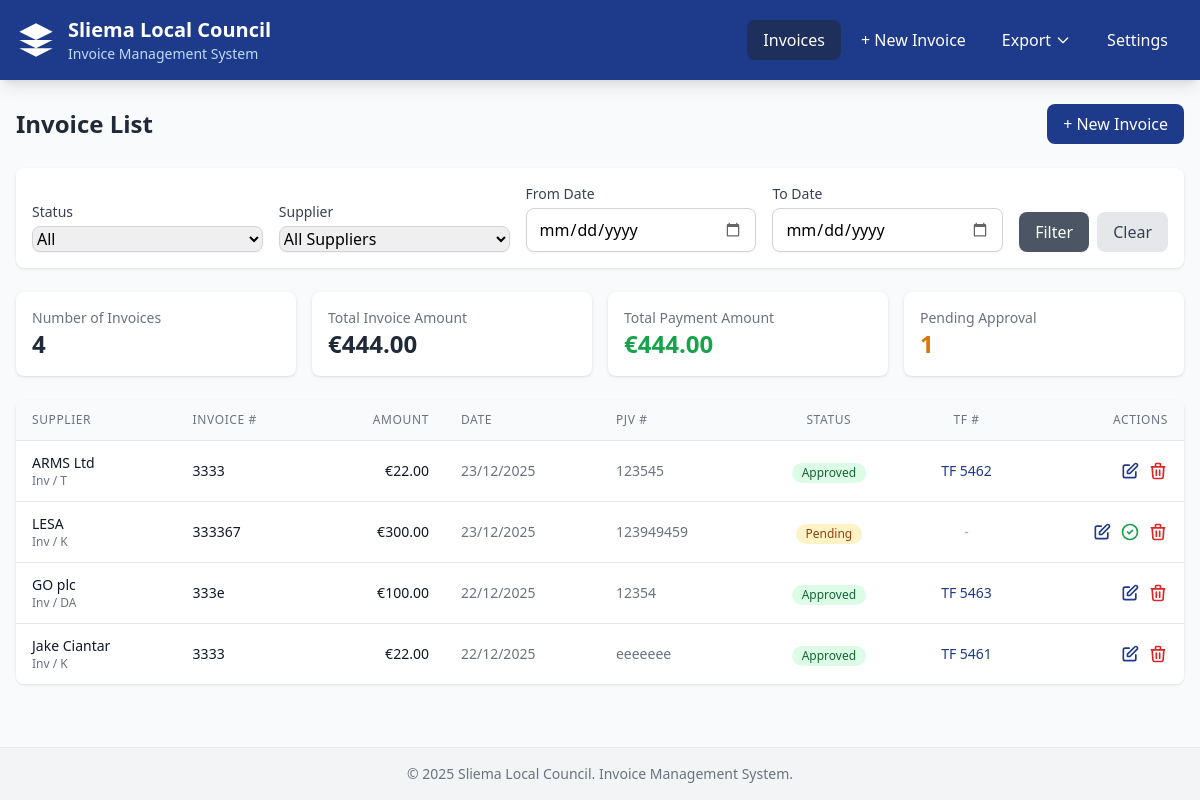
The app's page /invoices?sort_by=supplier_id&sort_order=asc&status=all with its own data.
### models.py (models this page shows, shortened)
class Invoice(Base):
    __tablename__ = "invoices"
    id = Column(Integer, primary_key=True, index=True, autoincrement=True)
    supplier_id = Column(Integer, ForeignKey("suppliers.id"), nullable=False)
    invoice_amount = Column(Numeric(10, 2), nullable=False)
    payment_amount = Column(Numeric(10, 2), nullable=False)
    method_request = Column(
        String(10),
        nullable=False,
        info={'check': "method_request IN ('P', 'Inv', 'Rec', 'RFP', 'PP', 'DP', 'EC')"}
    )
    method_procurement = Column(
        String(10),
        nullable=False,
        info={'check': "method_procurement IN ('DA', 'D', 'T', 'K', 'R')"}
    )
    description = Column(Text, nullable=False)
    invoice_date = Column(Date, nullable=False)
    invoice_number = Column(String(100), nullable=False)
    po_number = Column(String(100), nullable=True)  # Purchase Order (optional)
    pjv_number = Column(String(100), nullable=False, unique=True)  # Purchase Journal Voucher (required)
    tf_number = Column(String(100), nullable=True)  # Transfer of Funds (only after approval)
    is_approved = Column(Boolean, default=False)
    approved_date = Column(Date, nullable=True)
    proposer_councillor = Column(String(255), nullable=True)
    seconder_councillor = Column(String(255), nullable=True)
    created_at = Column(DateTime, server_default=func.now())
    updated_at = Column(DateTime, server_default=func.now(), onupdate=func.now())
    is_deleted = Column(Boolean, default=False)
    supplier = relationship("Supplier", back_populates="invoices")
    __table_args__ = (
        CheckConstraint(
            "method_request IN ('P', 'Inv', 'Rec', 'RFP', 'PP', 'DP', 'EC')",
            name='check_method_request'
        ),
        CheckConstraint(
            "method_procurement IN ('DA', 'D', 'T', 'K', 'R')",
            name='check_method_procurement'
        ),
    )

class Supplier(Base):
    __tablename__ = "suppliers"
    id = Column(Integer, primary_key=True, index=True, autoincrement=True)
    name = Column(String(255), nullable=False, unique=True)
    created_at = Column(DateTime, server_default=func.now())
    invoices = relationship("Invoice", back_populates="supplier")

### routes/invoices.py (the view)
@router.get("", response_class=HTMLResponse)
async def list_invoices(
    request: Request,
    db: Session = Depends(get_db),
    status: Optional[str] = Query(None, description="Filter by status: pending, approved, all"),
    supplier_id: Optional[int] = Query(None, description="Filter by supplier"),
    date_from: Optional[str] = Query(None, description="Filter from date (YYYY-MM-DD)"),
    date_to: Optional[str] = Query(None, description="Filter to date (YYYY-MM-DD)"),
    sort_by: Optional[str] = Query("created_at", description="Sort field"),
    sort_order: Optional[str] = Query("desc", description="Sort order: asc or desc")
):
    query = db.query(Invoice).filter(Invoice.is_deleted == False)
    if status == "pending":
        query = query.filter(Invoice.is_approved == False)
    elif status == "approved":
        query = query.filter(Invoice.is_approved == True)
    if supplier_id:
        query = query.filter(Invoice.supplier_id == supplier_id)
    if date_from:
        try:
            from_date = datetime.strptime(date_from, "%Y-%m-%d").date()
            query = query.filter(Invoice.invoice_date >= from_date)
        except ValueError:
            pass
    if date_to:
        try:
            to_date = datetime.strptime(date_to, "%Y-%m-%d").date()
            query = query.filter(Invoice.invoice_date <= to_date)
        except ValueError:
            pass
    sort_column = getattr(Invoice, sort_by, Invoice.created_at)
    if sort_order == "asc":
        query = query.order_by(asc(sort_column))
    else:
        query = query.order_by(desc(sort_column))
    invoices = query.all()
    suppliers = db.query(Supplier).order_by(Supplier.name).all()
    total_invoice_amount = sum(float(inv.invoice_amount) for inv in invoices)
    total_payment_amount = sum(float(inv.payment_amount) for inv in invoices)
    return templates.TemplateResponse(
        "invoice_list.html",
        {
            "request": request,
            "invoices": invoices,
            "suppliers": suppliers,
            "filters": {
                "status": status or "all",
                "supplier_id": supplier_id,
                "date_from": date_from,
                "date_to": date_to,
                "sort_by": sort_by,
                "sort_order": sort_order
            },
            "totals": {
                "invoice_amount": total_invoice_amount,
                "payment_amount": total_payment_amount,
                "count": len(invoices)
            }
        }
    )

### templates/invoice_list.html (shortened to what this page needs)
{% extends "base.html" %}
{% block content %}
<div class="space-y-6">
    <div class="flex justify-between items-center">
        <h2 class="text-2xl font-bold text-gray-800">Invoice List</h2>
        <a href="/invoices/create" class="bg-malta-blue text-white px-4 py-2 rounded-lg hover:bg-malta-blue-dark transition">
            + New Invoice
        </a>
    </div>
    <div class="bg-white rounded-lg shadow p-4">
        <form method="GET" action="/invoices" class="flex flex-wrap gap-4 items-end">
            <div class="flex-1 min-w-[150px]">
                <label class="block text-sm font-medium text-gray-700 mb-1">Status</label>
                <select name="status" class="w-full rounded-lg border-gray-300 shadow-sm focus:border-malta-blue focus:ring-malta-blue">
                    <option value="all" {% if filters.status == 'all' %}selected{% endif %}>All</option>
                </select>
            </div>
            <div class="flex-1 min-w-[150px]">
                <label class="block text-sm font-medium text-gray-700 mb-1">Supplier</label>
                <select name="supplier_id" class="w-full rounded-lg border-gray-300 shadow-sm focus:border-malta-blue focus:ring-malta-blue">
                    <option value="">All Suppliers</option>
                </select>
            </div>
            <div class="flex-1 min-w-[150px]">
                <label class="block text-sm font-medium text-gray-700 mb-1">From Date</label>
                <input type="date" name="date_from" value="{{ filters.date_from or '' }}" class="w-full rounded-lg border-gray-300 shadow-sm focus:border-malta-blue focus:ring-malta-blue">
            </div>
            <div class="flex-1 min-w-[150px]">
                <label class="block text-sm font-medium text-gray-700 mb-1">To Date</label>
                <input type="date" name="date_to" value="{{ filters.date_to or '' }}" class="w-full rounded-lg border-gray-300 shadow-sm focus:border-malta-blue focus:ring-malta-blue">
            </div>
            <div class="flex gap-2">
                <button type="submit" class="bg-gray-600 text-white px-4 py-2 rounded-lg hover:bg-gray-700 transition">
                    Filter
                </button>
                <a href="/invoices" class="bg-gray-200 text-gray-700 px-4 py-2 rounded-lg hover:bg-gray-300 transition">
                    Clear
                </a>
            </div>
        </form>
    </div>
    <div class="grid grid-cols-1 md:grid-cols-4 gap-4">
        <div class="bg-white rounded-lg shadow p-4">
            <p class="text-sm text-gray-500">Number of Invoices</p>
            <p class="text-2xl font-bold text-gray-800">{{ totals.count }}</p>
        </div>
        <div class="bg-white rounded-lg shadow p-4">
            <p class="text-sm text-gray-500">Total Invoice Amount</p>
            <p class="text-2xl font-bold text-gray-800">&euro;{{ "%.2f"|format(totals.invoice_amount) }}</p>
        </div>
        <div class="bg-white rounded-lg shadow p-4">
            <p class="text-sm text-gray-500">Total Payment Amount</p>
            <p class="text-2xl font-bold text-green-600">&euro;{{ "%.2f"|format(totals.payment_amount) }}</p>
        </div>
        <div class="bg-white rounded-lg shadow p-4">
            <p class="text-sm text-gray-500">Pending Approval</p>
            <p class="text-2xl font-bold text-amber-600">{{ invoices|selectattr('is_approved', 'false')|list|length }}</p>
        </div>
    </div>
    <div class="bg-white rounded-lg shadow overflow-hidden">
        <div class="overflow-x-auto">
            <table class="min-w-full divide-y divide-gray-200">
                <thead class="bg-gray-50">
                    <tr>
                        <th scope="col" class="px-4 py-3 text-left text-xs font-medium text-gray-500 uppercase tracking-wider">
                            <a href="?sort_by=supplier_id&sort_order={% if filters.sort_by == 'supplier_id' and filters.sort_order == 'asc' %}desc{% else %}asc{% endif %}&status={{ filters.status }}" class="hover:text-gray-700">
                                Supplier
                            </a>
                        </th>
                        <th scope="col" class="px-4 py-3 text-left text-xs font-medium text-gray-500 uppercase tracking-wider">
                            <a href="?sort_by=invoice_number&sort_order={% if filters.sort_by == 'invoice_number' and filters.sort_order == 'asc' %}desc{% else %}asc{% endif %}&status={{ filters.status }}" class="hover:text-gray-700">
                                Invoice #
                            </a>
                        </th>
                        <th scope="col" class="px-4 py-3 text-right text-xs font-medium text-gray-500 uppercase tracking-wider">
                            <a href="?sort_by=invoice_amount&sort_order={% if filters.sort_by == 'invoice_amount' and filters.sort_order == 'asc' %}desc{% else %}asc{% endif %}&status={{ filters.status }}" class="hover:text-gray-700">
                                Amount
                            </a>
                        </th>
                        <th scope="col" class="px-4 py-3 text-left text-xs font-medium text-gray-500 uppercase tracking-wider">
                            <a href="?sort_by=invoice_date&sort_order={% if filters.sort_by == 'invoice_date' and filters.sort_order == 'asc' %}desc{% else %}asc{% endif %}&status={{ filters.status }}" class="hover:text-gray-700">
                                Date
                            </a>
                        </th>
                        <th scope="col" class="px-4 py-3 text-left text-xs font-medium text-gray-500 uppercase tracking-wider">
                            PJV #
                        </th>
                        <th scope="col" class="px-4 py-3 text-center text-xs font-medium text-gray-500 uppercase tracking-wider">
                            Status
                        </th>
                        <th scope="col" class="px-4 py-3 text-center text-xs font-medium text-gray-500 uppercase tracking-wider">
                            TF #
                        </th>
                        <th scope="col" class="px-4 py-3 text-right text-xs font-medium text-gray-500 uppercase tracking-wider">
                            Actions
                        </th>
                    </tr>
                </thead>
                <tbody class="bg-white divide-y divide-gray-200">
                    {% for invoice in invoices %}
                    <tr class="hover:bg-gray-50">
                        <td class="px-4 py-3 whitespace-nowrap">
                            <div class="text-sm font-medium text-gray-900">{{ invoice.supplier.name }}</div>
                            <div class="text-xs text-gray-500">{{ invoice.method_request }} / {{ invoice.method_procurement }}</div>
                        </td>
                        <td class="px-4 py-3 whitespace-nowrap text-sm text-gray-900">
                            {{ invoice.invoice_number }}
                        </td>
                        <td class="px-4 py-3 whitespace-nowrap text-sm text-right text-gray-900">
                            &euro;{{ "%.2f"|format(invoice.payment_amount) }}
                        </td>
                        <td class="px-4 py-3 whitespace-nowrap text-sm text-gray-500">
                            {{ invoice.invoice_date.strftime('%d/%m/%Y') }}
                        </td>
                        <td class="px-4 py-3 whitespace-nowrap text-sm text-gray-500">
                            {{ invoice.pjv_number }}
                        </td>
                        <td class="px-4 py-3 whitespace-nowrap text-center">
                            {% if invoice.is_approved %}
                            <span class="inline-flex items-center px-2.5 py-0.5 rounded-full text-xs font-medium bg-green-100 text-green-800">
                                Approved
                            </span>
                            {% else %}
                            <span class="inline-flex items-center px-2.5 py-0.5 rounded-full text-xs font-medium bg-amber-100 text-amber-800">
                                Pending
                            </span>
                            {% endif %}
                        </td>
                        <td class="px-4 py-3 whitespace-nowrap text-sm text-center font-medium">
                            {% if invoice.tf_number %}
                            <span class="text-malta-blue">{{ invoice.tf_number }}</span>
                            {% else %}
                            <span class="text-gray-400">-</span>
                            {% endif %}
                        </td>
                        <td class="px-4 py-3 whitespace-nowrap text-right text-sm">
                            <div class="flex justify-end gap-2">
                                <a href="/invoices/{{ invoice.id }}/edit" class="text-malta-blue hover:text-malta-blue-dark" title="Edit">
                                    <svg class="w-5 h-5" fill="none" stroke="currentColor" viewBox="0 0 24 24">
                                        <path stroke-linecap="round" stroke-linejoin="round" stroke-width="2" d="M11 5H6a2 2 0 00-2 2v11a2 2 0 002 2h11a2 2 0 002-2v-5m-1.414-9.414a2 2 0 112.828 2.828L11.828 15H9v-2.828l8.586-8.586z"></path>
                                    </svg>
                                </a>
                                {% if not invoice.is_approved %}
                                <button onclick="showApproveModal({{ invoice.id }}, '{{ invoice.supplier.name }}', '{{ invoice.invoice_number }}')" class="text-green-600 hover:text-green-800" title="Approve">
                                    <svg class="w-5 h-5" fill="none" stroke="currentColor" viewBox="0 0 24 24">
                                        <path stroke-linecap="round" stroke-linejoin="round" stroke-width="2" d="M9 12l2 2 4-4m6 2a9 9 0 11-18 0 9 9 0 0118 0z"></path>
                                    </svg>
                                </button>
                                {% endif %}
                                <button onclick="showDeleteModal({{ invoice.id }}, '{{ invoice.supplier.name }}', '{{ invoice.invoice_number }}')" class="text-red-600 hover:text-red-800" title="Delete">
                                    <svg class="w-5 h-5" fill="none" stroke="currentColor" viewBox="0 0 24 24">
                                        <path stroke-linecap="round" stroke-linejoin="round" stroke-width="2" d="M19 7l-.867 12.142A2 2 0 0116.138 21H7.862a2 2 0 01-1.995-1.858L5 7m5 4v6m4-6v6m1-10V4a1 1 0 00-1-1h-4a1 1 0 00-1 1v3M4 7h16"></path>
                                    </svg>
                                </button>
                            </div>
                        </td>
                    </tr>
                    {% else %}
                    <tr>
                        <td colspan="8" class="px-4 py-8 text-center text-gray-500">
                            No invoices found. <a href="/invoices/create" class="text-malta-blue hover:underline">Create a new one</a>.
                        </td>
                    </tr>
                    {% endfor %}
                </tbody>
            </table>
        </div>
    </div>
</div>
{% endblock %}

### static/css/styles.css (style rules this page uses)
input[type="text"], input[type="number"], input[type="date"], input[type="email"], select, textarea { padding: 0.5rem 0.75rem; border: 1px solid #d1d5db; border-radius: 0.5rem; width: 100%; transition: border-color 0.15s ease-in-out, box-shadow 0.15s ease-in-out; }
button, a.bg-malta-blue, a.bg-gray-200, a.bg-gray-600 { transition: all 0.15s ease-in-out; }
.bg-amber-100 { animation: pulse 2s infinite; }

### records on screen
Invoice: supplier.name "ARMS Ltd", method_request "Inv", method_procurement "T", invoice_number "3333", payment_amount "22.00", invoice_date "23/12/2025", pjv_number "123545", is_approved "Approved", tf_number "TF 5462"
Invoice: supplier.name "LESA", method_request "Inv", method_procurement "K", invoice_number "333367", payment_amount "300.00", invoice_date "23/12/2025", pjv_number "123949459", is_approved "Pending"
Invoice: supplier.name "GO plc", method_request "Inv", method_procurement "DA", invoice_number "333e", payment_amount "100.00", invoice_date "22/12/2025", pjv_number "12354", is_approved "Approved", tf_number "TF 5463"
Invoice: supplier.name "Jake Ciantar", method_request "Inv", method_procurement "K", invoice_number "3333", payment_amount "22.00", invoice_date "22/12/2025", pjv_number "eeeeeee", is_approved "Approved", tf_number "TF 5461"

### other values on screen
{{ totals.count }} "4"
{{ "%.2f"|format(totals.invoice_amount) }} "444.00"
{{ "%.2f"|format(totals.payment_amount) }} "444.00"
{{ invoices|selectattr('is_approved', 'false')|list|length }} "1"
